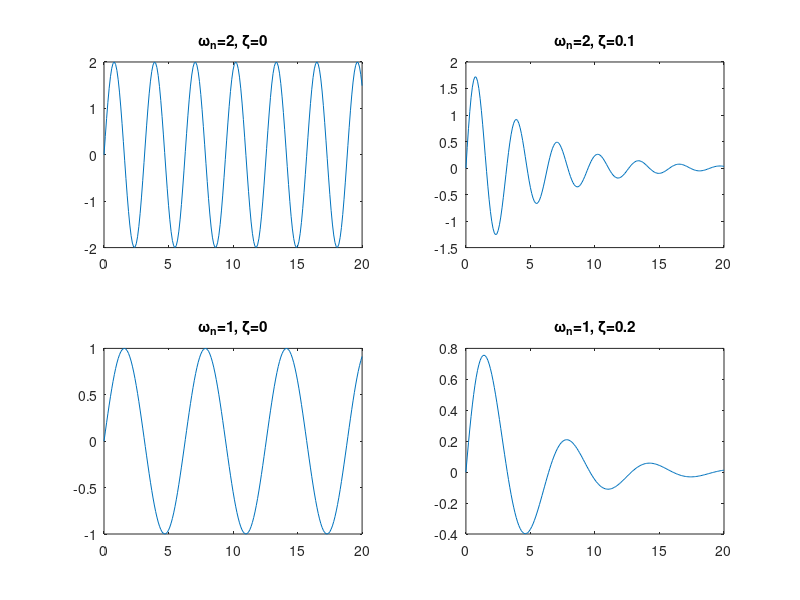

MATLAB code for this plot:
% Chapter 5: The Performance of Feedback Control Systems
% MP5.3
%
w1=2; z1=0;
w2=2; z2=0.1;
w3=1; z3=0;
w4=1; z4=0.2;
t=[0:0.1:20];
%
num1=[w1^2]; den1=[1 2*z1*w1 w1^2]; sys1=tf(num1,den1);
[y1,T1]=impulse(sys1,t);
%
num2=[w2^2]; den2=[1 2*z2*w2 w2^2]; sys2=tf(num2,den2);
[y2,T2]=impulse(sys2,t);
%
num3=[w3^2]; den3=[1 2*z3*w3 w3^2]; sys3=tf(num3,den3);
[y3,T3]=impulse(sys3,t);
%
num4=[w4^2]; den4=[1 2*z4*w4 w4^2]; sys4=tf(num4,den4);
[y4,T4]=impulse(sys4,t);
%
subplot(221),plot(T1,y1),title('\omega_n=2, \zeta=0')
subplot(222),plot(T2,y2),title('\omega_n=2, \zeta=0.1')
subplot(223),plot(T3,y3),title('\omega_n=1, \zeta=0')
subplot(224),plot(T4,y4),title('\omega_n=1, \zeta=0.2')
